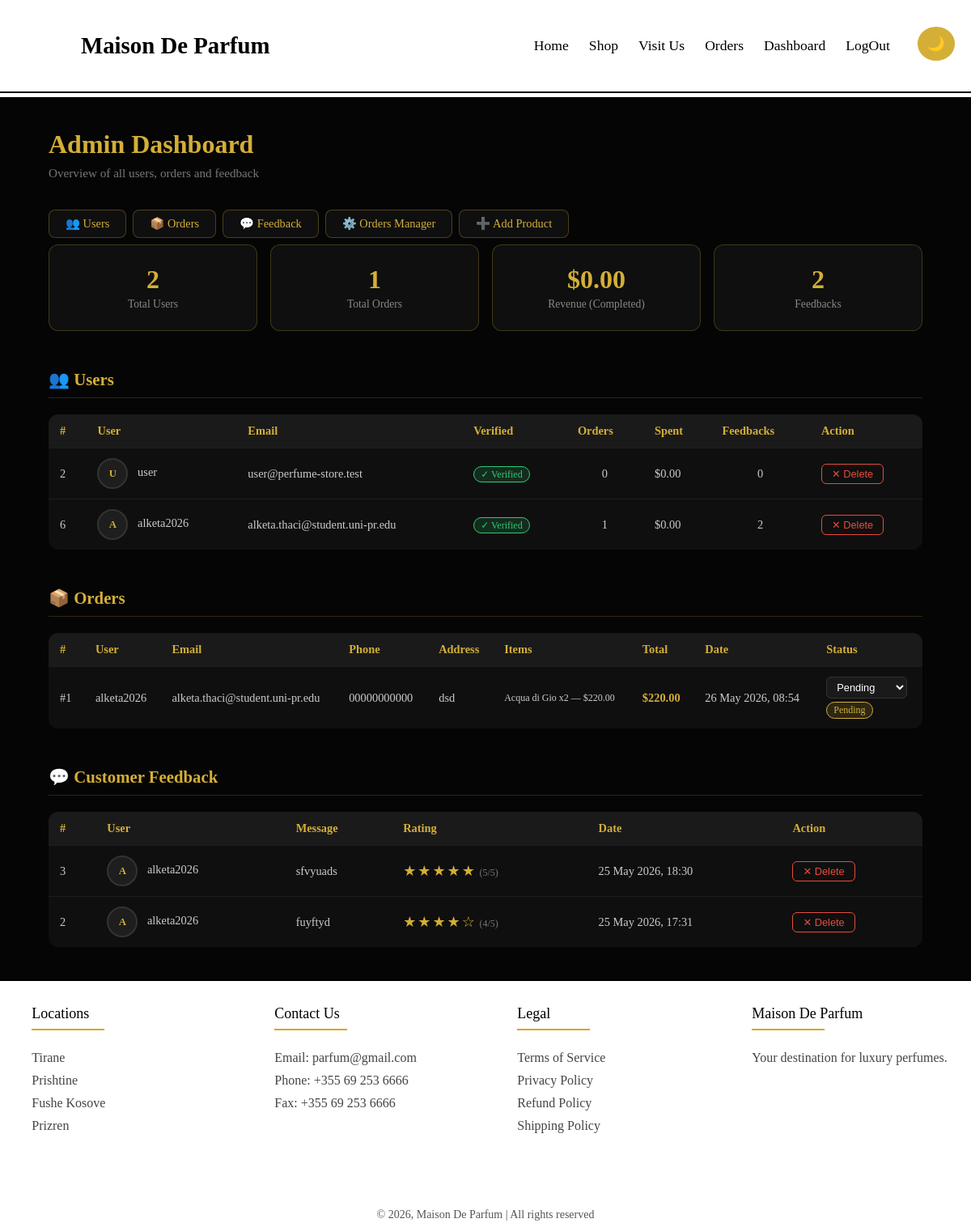
The app's page /pages/admin-dashboard.php (signed in) with its own data.
### tables this page shows
CREATE TABLE `users` (
  `id` int NOT NULL,
  `username` varchar(100) DEFAULT NULL,
  `email` varchar(100) DEFAULT NULL,
  `password` varchar(255) DEFAULT NULL,
  `role` varchar(20) DEFAULT 'user',
  `admin_code` varchar(50) DEFAULT NULL,
  `email_verified` tinyint(1) NOT NULL DEFAULT '0',
  `verification_code_hash` varchar(255) DEFAULT NULL,
  `verification_expires_at` datetime DEFAULT NULL,
  `profile_image` varchar(255) DEFAULT NULL
);

CREATE TABLE `orders` (
  `id` int NOT NULL,
  `user_id` int DEFAULT NULL,
  `email` varchar(255) NOT NULL,
  `phone` varchar(50) NOT NULL,
  `address` text NOT NULL,
  `total` decimal(10,2) NOT NULL,
  `items` text NOT NULL,
  `status` enum('pending','completed','cancelled') DEFAULT 'pending',
  `created_at` timestamp NULL DEFAULT CURRENT_TIMESTAMP
);

CREATE TABLE `feedbacks` (
  `id` int NOT NULL,
  `user_id` int NOT NULL,
  `message` text NOT NULL,
  `rating` int NOT NULL DEFAULT '5',
  `created_at` timestamp NULL DEFAULT CURRENT_TIMESTAMP
);

### pages/admin-dashboard.php (the view, shortened to what this page needs)
<?php
include('../includes/header.php');
include('../includes/navbar.php');
require_once('../includes/db.php');
echo '<link rel="stylesheet" href="../assets/css/admin-dashboard.css">';
$totalUsers     = $conn->query("SELECT COUNT(*) FROM users WHERE role = 'user'")->fetch_row()[0];
$totalOrders    = $conn->query("SELECT COUNT(*) FROM orders")->fetch_row()[0];
$totalRevenue   = $conn->query("SELECT COALESCE(SUM(total),0) FROM orders WHERE status = 'completed'")->fetch_row()[0];
$totalFeedbacks = $conn->query("SELECT COUNT(*) FROM feedbacks")->fetch_row()[0];
$usersResult = $conn->query("
    SELECT
        u.id,
        u.username,
        u.email,
        u.email_verified,
        u.profile_image,
        (SELECT COUNT(*) FROM orders o WHERE o.user_id = u.id) AS order_count,
        (SELECT COALESCE(SUM(o2.total),0) FROM orders o2 WHERE o2.user_id = u.id AND o2.status = 'completed') AS total_spent,
        (SELECT COUNT(*) FROM feedbacks f WHERE f.user_id = u.id) AS feedback_count
    FROM users u
    WHERE u.role = 'user'
    ORDER BY u.id ASC
");
$users = $usersResult->fetch_all(MYSQLI_ASSOC);
$ordersResult = $conn->query("
    SELECT o.*, u.username, u.email AS user_email
    FROM orders o
    LEFT JOIN users u ON o.user_id = u.id
    ORDER BY o.created_at DESC
");
$orders = $ordersResult->fetch_all(MYSQLI_ASSOC);
$feedbacksResult = $conn->query("
    SELECT f.*, u.username, u.profile_image
    FROM feedbacks f
    INNER JOIN users u ON f.user_id = u.id
    ORDER BY f.created_at DESC
");
$feedbacks = $feedbacksResult->fetch_all(MYSQLI_ASSOC);
function stars($rating) {
    $out = "";
    for ($i = 1; $i <= 5; $i++) {
        $out .= $i <= $rating ? "★" : "☆";
    }
    return $out;
}
?>
<main class="dash">
    <h1>Admin Dashboard</h1>
    <p class="dash-subtitle">Overview of all users, orders and feedback</p>
    <div class="dash-nav">
        <a href="#users">👥 Users</a>
        <a href="#orders">📦 Orders</a>
        <a href="#feedbacks">💬 Feedback</a>
        <a href="orders.php">⚙️ Orders Manager</a>
        <a href="add-product.php">➕ Add Product</a>
    </div>
    <div class="stats-grid">
        <div class="stat-card">
            <span class="stat-number"><?php echo $totalUsers; ?></span>
            <div class="stat-label">Total Users</div>
        </div>
        <div class="stat-card">
            <span class="stat-number"><?php echo $totalOrders; ?></span>
            <div class="stat-label">Total Orders</div>
        </div>
        <div class="stat-card">
            <span class="stat-number">$<?php echo number_format($totalRevenue, 2); ?></span>
            <div class="stat-label">Revenue (Completed)</div>
        </div>
        <div class="stat-card">
            <span class="stat-number"><?php echo $totalFeedbacks; ?></span>
            <div class="stat-label">Feedbacks</div>
        </div>
    </div>
    <h2 class="section-title" id="users">👥 Users</h2>
    <table class="dash-table">
        <thead>
            <tr>
                <th>#</th>
                <th>User</th>
                <th>Email</th>
                <th>Verified</th>
                <th>Orders</th>
                <th>Spent</th>
                <th>Feedbacks</th>
                <th>Action</th>
            </tr>
        </thead>
        <tbody>
        <?php if (empty($users)): ?>
            <tr><td colspan="8" style="text-align:center;color:#777;padding:20px;">No users yet.</td></tr>
        <?php else: ?>
            <?php foreach ($users as $u): ?>
            <tr>
                <td><?php echo $u['id']; ?></td>
                <td>
                    <?php if (!empty($u['profile_image'])): ?>
                        <img class="avatar"
                             src="../assets/images/<?php echo htmlspecialchars($u['profile_image']); ?>"
                             alt="">
                    <?php else: ?>
                        <span class="avatar-placeholder">
                            <?php echo strtoupper(substr($u['username'], 0, 1)); ?>
                        </span>
                    <?php endif; ?>
                    <?php echo htmlspecialchars($u['username']); ?>
                </td>
                <td><?php echo htmlspecialchars($u['email']); ?></td>
                <td>
                    <?php if ($u['email_verified']): ?>
                        <span class="badge-verified">✓ Verified</span>
                    <?php else: ?>
                        <span class="badge-unverified">✗ No</span>
                    <?php endif; ?>
                </td>
                <td style="text-align:center;"><?php echo $u['order_count']; ?></td>
                <td>$<?php echo number_format($u['total_spent'], 2); ?></td>
                <td style="text-align:center;"><?php echo $u['feedback_count']; ?></td>
                <td>
                    <form method="POST"
                          onsubmit="return confirm('Delete user <?php echo htmlspecialchars($u['username']); ?>? This cannot be undone.')">
                        <button type="submit" class="btn-delete">✕ Delete</button>
                    </form>
                </td>
            </tr>
            <?php endforeach; ?>
        <?php endif; ?>
        </tbody>
    </table>
    <h2 class="section-title" id="orders">📦 Orders</h2>
    <table class="dash-table">
        <thead>
            <tr>
                <th>#</th>
                <th>User</th>
                <th>Email</th>
                <th>Phone</th>
                <th>Address</th>
                <th>Items</th>
                <th>Total</th>
                <th>Date</th>
                <th>Status</th>
            </tr>
        </thead>
        <tbody>
        <?php if (empty($orders)): ?>
            <tr><td colspan="9" style="text-align:center;color:#777;padding:20px;">No orders yet.</td></tr>
        <?php else: ?>
            <?php foreach ($orders as $order):
                $items = json_decode($order["items"], true) ?? [];
            ?>
            <tr>
                <td>#<?php echo $order['id']; ?></td>
                <td><?php echo htmlspecialchars($order['username'] ?? '—'); ?></td>
                <td><?php echo htmlspecialchars($order['email']); ?></td>
                <td><?php echo htmlspecialchars($order['phone']); ?></td>
                <td><?php echo htmlspecialchars($order['address']); ?></td>
                <td>
                    <?php foreach ($items as $item): ?>
                        <small style="display:block;">
                            <?php echo htmlspecialchars($item['name']); ?>
                            x<?php echo (int)$item['qty']; ?>
                            — $<?php echo number_format($item['subtotal'], 2); ?>
                        </small>
                    <?php endforeach; ?>
                </td>
                <td style="color:#d4af37;font-weight:bold;">
                    $<?php echo number_format($order['total'], 2); ?>
                </td>
                <td style="white-space:nowrap;">
                    <?php echo date("d M Y, H:i", strtotime($order['created_at'])); ?>
                </td>
                <td>
                    <form method="POST" action="admin-dashboard.php#orders">
                        <select name="status" onchange="this.form.submit()" class="status-select">
                            <option value="pending"   <?php echo $order['status']==='pending'   ? 'selected':''; ?>>Pending</option>
                        </select>
                    </form>
                    <span class="badge-<?php echo $order['status']; ?>" style="margin-top:4px;display:inline-block;">
                        <?php echo ucfirst($order['status']); ?>
                    </span>
                </td>
            </tr>
            <?php endforeach; ?>
        <?php endif; ?>
        </tbody>
    </table>
    <h2 class="section-title" id="feedbacks">💬 Customer Feedback</h2>
    <table class="dash-table">
        <thead>
            <tr>
                <th>#</th>
                <th>User</th>
                <th>Message</th>
                <th>Rating</th>
                <th>Date</th>
                <th>Action</th>
            </tr>
        </thead>
        <tbody>
        <?php if (empty($feedbacks)): ?>
            <tr><td colspan="6" style="text-align:center;color:#777;padding:20px;">No feedback yet.</td></tr>
        <?php else: ?>
            <?php foreach ($feedbacks as $fb): ?>
            <tr>
                <td><?php echo $fb['id']; ?></td>
                <td>
                    <?php if (!empty($fb['profile_image'])): ?>
                        <img class="avatar"
                             src="../assets/images/<?php echo htmlspecialchars($fb['profile_image']); ?>"
                             alt="">
                    <?php else: ?>
                        <span class="avatar-placeholder">
                            <?php echo strtoupper(substr($fb['username'], 0, 1)); ?>
                        </span>
                    <?php endif; ?>
                    <?php echo htmlspecialchars($fb['username']); ?>
                </td>
                <td><?php echo htmlspecialchars($fb['message']); ?></td>
                <td>
                    <span class="stars"><?php echo stars((int)$fb['rating']); ?></span>
                    <small style="color:#777;">(<?php echo $fb['rating']; ?>/5)</small>
                </td>
                <td style="white-space:nowrap;">
                    <?php echo date("d M Y, H:i", strtotime($fb['created_at'])); ?>
                </td>
                <td>
                    <form method="POST"
                          onsubmit="return confirm('Delete this feedback?')">
                        <button type="submit" class="btn-delete">✕ Delete</button>
                    </form>
                </td>
            </tr>
            <?php endforeach; ?>
        <?php endif; ?>
        </tbody>
    </table>
</main>
<?php include('../includes/footer.php'); ?>

### assets/css/style.css (style rules this page uses)
* { box-sizing: border-box; padding: 0; margin: 0; border: none; outline: none; }
html { height: 100%; scroll-behavior: smooth; }
body { min-height: 100vh; display: flex; flex-direction: column; background-color: #ffffff; color: #000; }
body, .card, .about-home, .why, .testimonials, .newsletter { transition: all 0.3s ease; }
.stars { color: gold; font-size: 18px; margin-top: 10px; position: relative; z-index: 1; }
body:not(.dark) .stars { color: #d4af37 !important; }

### assets/css/admin-dashboard.css (style rules this page uses)
.dash { padding: 40px 5%; background: #050505; min-height: 100vh; color: #fff; }
.dash h1 { color: #d4af37; font-size: 2rem; margin-bottom: 8px; }
.dash-subtitle { color: #777; margin-bottom: 36px; font-size: 0.95rem; }
.stats-grid { display: grid; grid-template-columns: repeat(auto-fit, minmax(180px, 1fr)); gap: 16px; margin-bottom: 48px; }
.stat-card { background: #0f0f0f; border: 1px solid rgba(212,175,55,0.25); border-radius: 12px; padding: 24px 20px; text-align: center; }
.stat-card .stat-number { font-size: 2rem; font-weight: bold; color: #d4af37; display: block; }
.stat-card .stat-label { color: #888; font-size: 0.85rem; margin-top: 4px; }
.section-title { color: #d4af37; font-size: 1.3rem; border-bottom: 1px solid rgba(212,175,55,0.2); padding-bottom: 10px; margin: 48px 0 20px; }
.dash-table { width: 100%; border-collapse: collapse; font-size: 0.9rem; background: #0f0f0f; border-radius: 12px; overflow: hidden; }
.dash-table th { background: #1a1a1a; color: #d4af37; padding: 12px 14px; text-align: left; font-weight: 600; white-space: nowrap; }
.dash-table td { padding: 12px 14px; border-top: 1px solid #1e1e1e; color: #ccc; vertical-align: middle; }
.badge-verified { background: rgba(46,204,113,0.15); color: #2ecc71; border: 1px solid #2ecc71; padding: 2px 8px; border-radius: 20px; font-size: 0.75rem; }
.badge-pending { background:rgba(212,175,55,0.15); color:#d4af37; border:1px solid #d4af37; padding:2px 8px; border-radius:20px; font-size:0.75rem; }
.avatar-placeholder { width: 38px; height: 38px; border-radius: 50%; background: #1e1e1e; border: 2px solid #333; display: inline-flex; align-items: center; justify-content: center; font-size: 0.8rem; color: #d4af37; font-weight: bold; vertical-align: middle; margin-right: 8px; }
.stars { color: #d4af37; letter-spacing: 2px; }
.btn-delete { background: transparent; border: 1px solid #e74c3c; color: #e74c3c; padding: 4px 12px; border-radius: 6px; cursor: pointer; font-size: 0.8rem; white-space: nowrap; }
.status-select { background: #1a1a1a; color: #fff; border: 1px solid #333; border-radius: 6px; padding: 4px 8px; font-size: 0.8rem; cursor: pointer; }
.dash-nav { display: flex; gap: 8px; margin-bottom: 8px; flex-wrap: wrap; }
.dash-nav a { background: #0f0f0f; border: 1px solid rgba(212,175,55,0.3); color: #d4af37; padding: 8px 20px; border-radius: 8px; text-decoration: none; font-size: 0.9rem; transition: background 0.2s; }

### records on screen
users: id "2", username "U", username "user", email "user@perfume-store.test", email_verified "✓ Verified", order_count "0", total_spent "0.00", feedback_count "0"
users: id "6", username "A", username "alketa2026", email "alketa.thaci@student.uni-pr.edu", email_verified "✓ Verified", order_count "1", total_spent "0.00", feedback_count "2"
orders: id "1", user.username "alketa2026", email "alketa.thaci@student.uni-pr.edu", phone "00000000000", address "dsd", name "Acqua di Gio", qty "2", subtotal "220.00", total "220.00", created_at "26 May 2026, 08:54", status "Pending"
feedbacks: id "3", user.username "A", user.username "alketa2026", message "sfvyuads", rating "★★★★★", rating "5", created_at "25 May 2026, 18:30"
feedbacks: id "2", user.username "A", user.username "alketa2026", message "fuyftyd", rating "★★★★☆", rating "4", created_at "25 May 2026, 17:31"

### other values on screen
$totalUsers "2"
$totalOrders "1"
$totalRevenue "0.00"
$totalFeedbacks "2"
